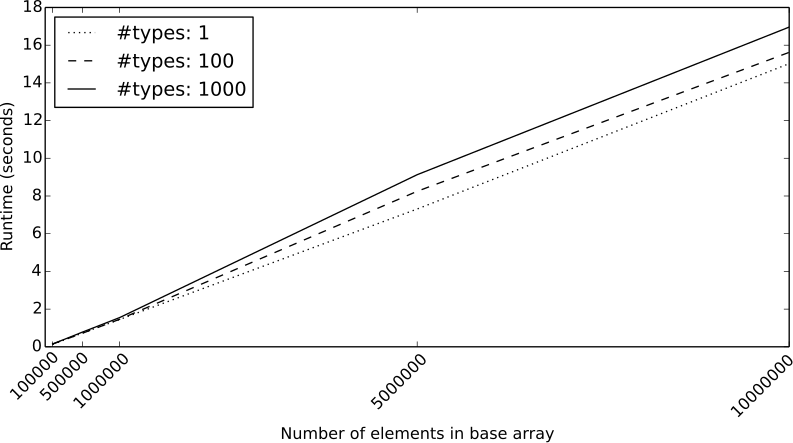

Source code (Python):
import matplotlib.pyplot as plt
from pylab import *

figure(figsize=(10,5))
x_axis = [100000, 500000, 1000000, 5000000, 10000000]
p1, = plt.plot(x_axis, [0.130000,0.730000,1.450000,7.310000, 15.020000], 'k:')
p2, = plt.plot(x_axis, [0.150000,0.720000,1.460000,8.250000, 15.620000], 'k--')
p3, = plt.plot(x_axis, [0.150000,0.780000,1.550000,9.130000, 16.960000], 'k')

plt.ylabel('Runtime (seconds)')
plt.xlabel('Number of elements in base array')

labels = x_axis

# You can specify a rotation for the tick labels in degrees or with keywords.
plt.xticks(x_axis, labels, rotation='vertical')
plt.legend([p1, p2, p3], ['#types: 1', '#types: 100', '#types: 1000'], loc=2)

plt.show()
